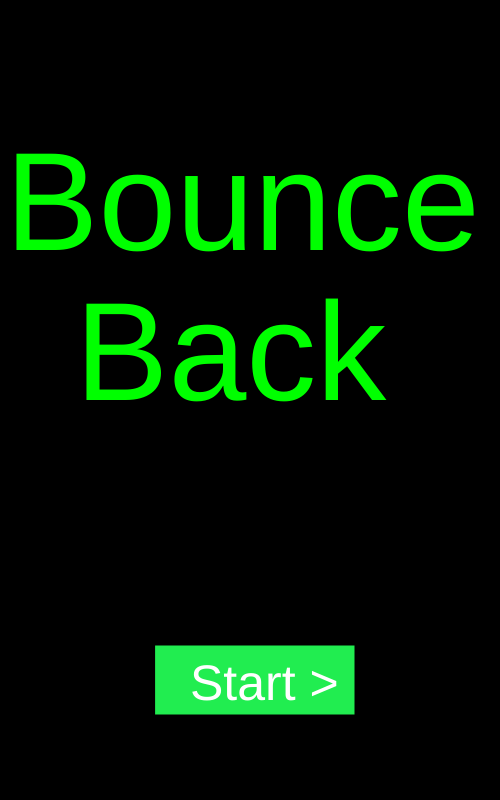
Frame 1 (no input)
Frame 60 (no input): identical to frame 1, image omitted
Frame 120 (the mouse pressed at the canvas centre since frame 60): identical to frame 1, image omitted

The p5.js sketch that drew this single still picture (run headless with seeded random() and noise() and a simulated clock; from frame 60 on, the mouse is pressed at the canvas centre):

// p5.js sketch
// ── sketch.js
//variables for handle
var X = 200;
var Y = 200;
//variable for puck 
var puckX = 200;
var puckY = 200;
//variable for blue puck
var bpuckX = 100;
var bpuckY = 50;
//speed variable for puck 
var speedX = 4;
var speedY = 4;
//speed variable for blue puck
var bspeedX = 4;
var bspeedY = 4;
//score
var score = 0;
//status
var status =  0;

function setup() {
	frameRate (300); //max framerate (if pc can handle)
	createCanvas(500, 800);
}

function draw() {
	background (0, 0, 0); //black background
	
	if (status == 0) {
		statusStart ();
	} else if (status == 1) {
		playGame ();
	} else {
		statusRestart ();
    	}
}

//start screen
function statusStart () {
	//status 0
	//starting screen 
	textSize(140);
	fill (0, 255, 0); //green
	text ("Bounce", 5, 250);
	text ("Back", 75, 400);
	fill (33, 237, 80); //green
	rect (155, 645, 200, 70); //button to start game
	textSize (50);
	fill (255, 255, 255); //white
	text ("Start >", 190, 700); 
	if ((mouseIsPressed) && (mouseY < 715) && (mouseY > 645) && (mouseX > 165) && (mouseX <365)) { //if statement to start game
		status += 1;
	} //if mouse is pressed, play game
}

//board 
function drawBoard () {
		drawCircles ();
		drawBorders ();
		drawNet ();
		drawHandle ();
		drawPucks ();
		drawScore ();
}

//borders
function drawBorders() {
	stroke(255, 0, 0); //red stroke
	noFill();
	stroke(0, 255, 0); //green stroke
	strokeWeight(20);
	line(0, 0, 800, 0); 
	stroke(16, 0, 255); //blue stroke 
	line(0, 0, 0, 800); 
	stroke(243, 243, 21); //neon yellow stroke
	line(500, 800, 500, 0);
	strokeWeight(2.5);
	stroke(60, 60, 80); //dark grey
	line (0, 77.7, 500, 77.7); //line that prevents handle from passing
}
	
//circles 
function drawCircles () {
	strokeWeight (10);
	stroke (255, 0, 0);
	noFill() ;
   	ellipse (250, 400, 150, 150); //big circle in middle
	ellipse (250, -50, 250, 250); //big half circle at top
	ellipse (250, 850, 250, 250); //big half circle at bottom
	line (0, 400, 175, 400); // first line through the middle
	line (325, 400, 500, 400); // second line through the middle
}
	
//net
function drawNet () {
	strokeWeight(5);
	stroke(255, 0 ,0); // red
	line (190, 10, 310, 10); //horizontal net
	line (190, 10, 190, 20); //right post
	line (310, 10, 310, 20); //left post
	
	/*//puck collion with post
		if ((puckX > 187.5) && (puckX < 192.5) && (puckY <= 37.5)) {
			speedX = -speedX;
			speedY = -speedY;
		}
		
		if ((bpuckX > 187.5) && (bpuckX < 192.5) && (bpuckY < 37.5)) {
			bspeedX = -bspeedX;
			bspeedY = -bspeedY;
		}
		
		if ((puckX > 307.5) && (puckX < 312.5) && (puckY < 37.5)) {
			speedX = -speedX;
			speedY = -speedY;
		}
		
		if ((bpuckX > 307.5) && (bpuckX < 312.5) && (bpuckY < 37.5)) {
			bspeedX = -bspeedX;
			bspeedY = -bspeedY;
		}*/
		
}

//score
function drawScore () {
	noStroke ();
	textSize (20);
	fill(255, 255, 255);
	text("score: " + score, 35, 35); 
	//pucks get one point
	if ((puckX >= 185 && puckX <= 315) && (puckY == 15)) { //if puck goes in net
			score += 1;
			puckX = 250; //spawns puck at centre
			puckY = 400;
			speedY = 1;
			speedX = random (7.5,15);
	}
		
	if ((bpuckX >= 185 && bpuckX <= 315) && (bpuckY == 15)) { //if puck goes in net
			score += 1;
			bpuckX = 250; //spawns puck at centre
			bpuckY = 400;
			bspeedY = 1;
			speedX = random (7.5,15);
	}		
}

//pucks
function drawPucks () {
	//white puck
	noStroke ();
	fill (255, 255, 255); //white
    	ellipse (puckX, puckY, 30, 30);
	//movement
	puckX = puckX + speedX;
	puckY = puckY + speedY;
	
	//blue puck
	fill (91, 246, 255); //baby blue
	ellipse (bpuckX, bpuckY, 30, 30);
	//movement
	bpuckX = bpuckX + bspeedX;
	bpuckY = bpuckY + bspeedY;
	
	//collisions
	
	//collision with wall for puck
		//if puck hits left wall then bounce back
		if (puckX > 485) {
			speedX = -speedX;
			puckX = 485;
		}
		if (bpuckX > 485) {
			bspeedX = -bspeedX;
			bpuckX = 485;
		}
		//if puck hits right wall then bounce back
		if (puckX < 15) {
			speedX = -speedX;
			puckX = 15;
		}
		if (bpuckX < 15) {
			bspeedX = -bspeedX;
			bpuckX = 15;
		}
		//if puck hits top wall then bounce back 
		if (puckY < 15) {
			speedY = -speedY;
			puckY = 15;
		}
		if (bpuckY < 15) {
			bspeedY = -bspeedY;
			bpuckY = 15;
		}
		
		//white puck collision with handle
		var wx = (puckX-X);
		var wy = (puckY-Y);
		if ((abs(wx)<32.5) && (abs(wy)<32.5)) {
			if (wx < 0) {
				speedX = random (-5, -4);
				puckX = puckX - 18;
			} else {
				speedX = random (4, 5);
				puckX = puckX + 18; 
			}
			if (wy < 0) {
				speedY = random (-5, -4);
				puckY = puckY - 18;
			} else {
				speedY = random (4, 5);
				puckY = puckY + 18;
			}	
		}
		
		//blue puck collision with handle
		var bx = (bpuckX-X);
		var by = (bpuckY-Y);
		if ((abs(bx)<32.5) && (abs(by)<32.5)) {
			if (bx < 0) {
				bspeedX = random (-5, -4);
				bpuckX = bpuckX - 18;
			} else {
				bspeedX = random (4, 5);
				bpuckX = bpuckX + 18; 
			}
			if (by < 0) {
				bspeedY = random (-5, -4);
				bpuckY = bpuckY - 18;
			} else {
				bspeedY = random (4, 5);
				bpuckY = bpuckY + 18;
			}	
		}	
}

//handle
function drawHandle () {
	fill (0, 0, 0); // black
	stroke (0, 0, 255); //blue
	strokeWeight (10);
	ellipse (X, Y, 35, 35); //circle
}

//play game
function playGame() {
	//status 1
		
	//board
	drawBoard ();
	
	//handle boundaries
	X = mouseX;
	if (X < 35) {
		X = 35;
	}
	if (X > 465) {
		X = 465;
	}
	
	Y = mouseY;
	//handle boundaries
	if (Y < 100) {
		Y = 100;
	}
	if (Y > 765) {
		Y = 765;
	}
	
		
	//puck fall out = game over
	/*UNSTAR THIS IF RESTART BUTTON STILL DOESN'T WORK AND DELETE THE CODE UNDER THIS AFTER
	if ((puckY > 765) && (bpuckY > 765)) {
		statusRestart ();
	}*/
	
	if (puckY > 765) {
		statusRestart ();
	}
	if (bpuckY > 765) {
		statusRestart ();
	}
}

//restart screen 
function statusRestart () {
	//status 2
	fill (0, 0, 0); //black bg
	rect (0, 0, 500, 800); //rectangle used to cover board
	fill(126, 103, 221);
	textSize (100);
	fill (33, 237, 80); //green
	text ("GAME", 100, 200);
	text ("OVER", 100, 300);
	textSize (20);
	fill (212, 55, 239); // pink
	text ("You just took an L... It's time to BOUNCE BACK!", 50, 400);
	fill (30, 108, 234); //blue
	textSize (100);
	text ("score: " + score, 80, 500);
	fill (255, 45, 49); //red
	rect (165, 545, 200, 70);
	textSize (50);
	fill (0, 0, 0);
	text ("Restart", 180, 600);

	//restart button
	if ((mouseIsPressed) && (mouseY < 615) && (mouseY > 545) && (mouseX > 165) && (mouseX <365)) { //if button is pressed, play game and pucks start at 100, 100 and resets score
		status = 1;
		puckY = 100;
		bpuckY = 100;
		score = 0;
	}
}

// ── Style .css
	body { 
		background-image: url("http://wallpaper-gallery.net/images/white-wallpaper/white-wallpaper-21.jpg")
	}
	h1 {
		text-align:center;
		background-color:black;
		color:#41a0f4;
		font-size: 60px;
	}
